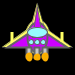
Frame 1 (no input)
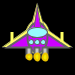
Frame 60 (the mouse pressed at the canvas centre just before this capture)
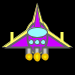
Frame 120 (the mouse held since frame 60 and released just before this capture)

The Processing sketch that drew these frames (run headless with seeded random() and noise(); from frame 60 on, the mouse is pressed at the canvas centre):

// Processing sketch: DrawASpaceship
// ── DrawASpaceship.pde
// Jacob Schwartz 9/25/18
// Draw a Spaceship

void setup() {
  size(75, 75);
  //size(600,700);
}

void draw() {
  background(0);
  noCursor();
  drawShip(width/2, height/2);
  //drawShip(mouseX,mouseY);
}

void drawShip(int x, int y) {

  //decor
  fill(255, 255, 100);
  strokeWeight(0.5);
  stroke(100);
  ellipse(x+0.5, y, 25, 35);
  triangle(x, y-15, x-35, y+10, x+35, y+10);
  triangle(x, y-34, x+10, y, x-9, y);
  //main body
  fill(205, 0, 255);
  strokeWeight(2);
  triangle(x, y-10, x-30, y+10, x+30, y+10);
  ellipse(x, y, 20, 30);
  strokeWeight(1);
  triangle(x, y-30, x+5, y, x-5, y);
  //windows
  stroke(100);
  fill(150, 250, 255);
  //fill(random(255),random(255),random(255));
  //noStroke();
  ellipse(x, y-5, 20, 10);
  ellipse(x-6, y+5, 5, 5);
  ellipse(x+6, y+5, 5, 5);
  ellipse(x, y+5, 5, 5);
  //thrusters
  fill(200);
  strokeWeight(2);
  rectMode(CENTER);
  rect(x-8, y+15, 5, 10);
  rect(x, y+15, 5, 10);
  rect(x+8, y+15, 5, 10);
  //flame
  fill(random(225, 255), random(150, 255), 0);
  noStroke();
  stroke(random(225, 255), random(150, 255), 0);
  ellipse(x-8, y+20, 5, random(5, 8));
  ellipse(x, y+20, 5, random(5, 8));
  ellipse(x+8, y+20, 5, random(5, 8));
  //guns
  fill(255, 255, 100);
  noStroke();
  rect(x-25, y, 3, 10);
  rect(x+25, y, 3, 10);
}
